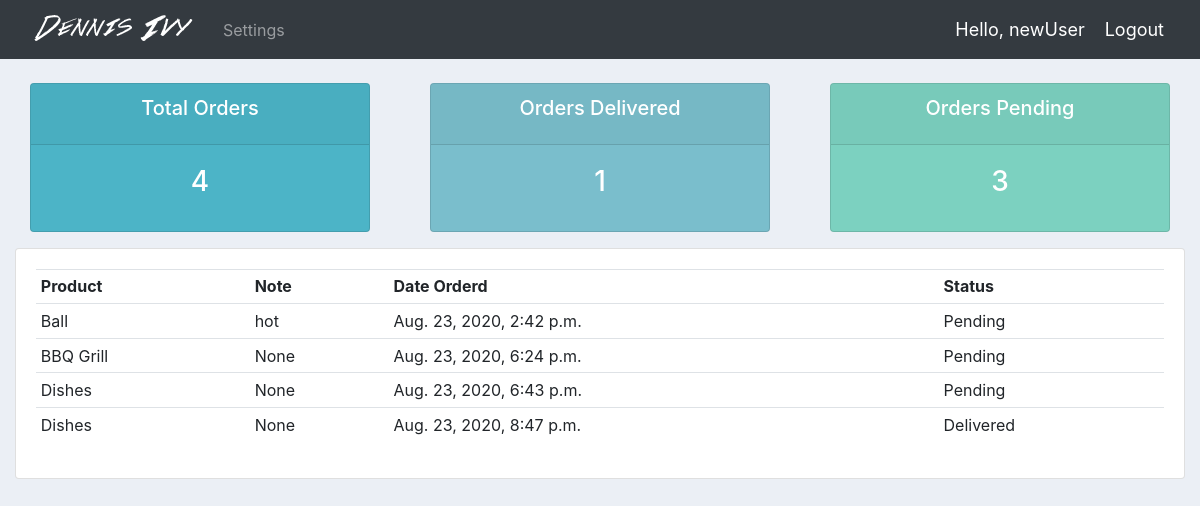
Page /user/ (signed in) on the committed database.
### accounts/models.py (models this page shows)
class Order(models.Model):
	STATUS = (
			('Pending', 'Pending'),
			('Out for delivery', 'Out for delivery'),
			('Delivered', 'Delivered'),
			)
	customer = models.ForeignKey(Customer, null = True, on_delete = models.SET_NULL)
	product = models.ForeignKey(Product, null = True, on_delete = models.SET_NULL)
	date_created = models.DateTimeField(auto_now_add = True, null = True)
	status = models.CharField(max_length = 200, null = True, choices = STATUS)
	note = models.CharField(max_length = 1000, null = True)
	def __str__(self):
		return self.product.name

class Product(models.Model):
	CATEGORY = (
			('Indoor', 'Indoor'),
			('Out Door', 'Out Door'),
			)
	name = models.CharField(max_length = 200, null = True)
	price = models.FloatField(null = True)
	category = models.CharField(max_length = 200, null = True, choices = CATEGORY)
	description = models.CharField(max_length = 200, null = True, blank = True)
	date_created = models.DateTimeField(auto_now_add = True, null = True)
	tags = models.ManyToManyField(Tag)
	def __str__(self):
		return self.name

### accounts/decorators.py (the view)
		def wrapper_func(request, *args, **kwargs):
			group = None
			if request.user.groups.exists():
				group = request.user.groups.all()[0].name
			if group in allowed_roles:
				return view_func(request, *args, **kwargs)
			else:
				return HttpResponse('you are not authenticated to view this page')

### accounts/views.py (called while the page is built)
@login_required(login_url = 'login-url')
@allowed_users(allowed_roles = ['customer'])
def user_page(request):
	orders = request.user.customer.order_set.all()
	total_orders = orders.count()
	delivered = orders.filter(status = 'Delivered').count()
	pending = orders.filter(status = 'Pending').count()
	print('orders' + str(orders))
	context = {
		'orders': orders,
		'total_orders': total_orders,
		'delivered': delivered,
		'pending': pending
	}
	return render(request, 'accounts/user.html', context)

### accounts/templates/accounts/user.html (shortened to what this page needs)
{% extends 'accounts/main.html' %}
{% block content %}
{% include 'accounts/includes/status.html' %}
<div class="row">
	<div class="col-md">
		<div class="card card-body">
			<table class="table table-sm">
				<tr>
					<th>Product</th>
					<th>Note</th>
					<th>Date Orderd</th>
					<th>Status</th>
				</tr>
				{% for order in orders %}
				<tr>
					<td>{{ order.product }}</td>
					<td>{{ order.note }}</td>
					<td>{{ order.date_created }}</td>
					<td>{{ order.status }}</td>
				{% endfor %}
			</table>
		</div>
	</div>
</div>
{% endblock %}

### accounts/templates/accounts/includes/navbar.html (shortened to what this page needs)
{% block content %}
{% load static %}
<nav class="navbar navbar-expand-lg navbar-dark bg-dark">
  <img src="{% static '/image/logo2.png' %}" >
  <div class="collapse navbar-collapse" id="navbarNav">
    <ul class="navbar-nav">
      {% if request.user.is_staff %}
      <li class="nav-item active">
        <a class="nav-link" href="{% url 'dashboard-url' %}">Dashboard</a>
      </li>
      <li class="nav-item">
        <a class="nav-link" href="{% url 'products-url' %}">Products</a>
      </li>
      {% else %}
      <li class="nav-item">
        <a class="nav-link" href="{% url 'account-url' %}">Settings</a>
      </li>
      {% endif %}
    </ul>
  </div>
  <span class="hello-msg">Hello, {{ request.user }}</span>
  <span><a class="hello-msg" href="{% url 'logout-url' %}">Logout</a></span>
</nav>
{% endblock %}

### static/css/main.css (style rules this page uses)
body { background-color: #ebeff5; }

### accounts/templates/accounts/includes/navbar.html (style rules this page uses)
.hello-msg { font-size: 18px; color: white; margin-right:20px; }

### rows in the picture
Order: product "Ball", note "hot", date_created "Aug. 23, 2020, 2:42 p.m.", status "Pending"
Order: product "BBQ Grill", note "None", date_created "Aug. 23, 2020, 6:24 p.m.", status "Pending"
Order: product "Dishes", note "None", date_created "Aug. 23, 2020, 6:43 p.m.", status "Pending"
Order: product "Dishes", note "None", date_created "Aug. 23, 2020, 8:47 p.m.", status "Delivered"

### other values in the picture
{{ request.user }} "newUser"
{{ total_orders }} "4"
{{ delivered }} "1"
{{ pending }} "3"
